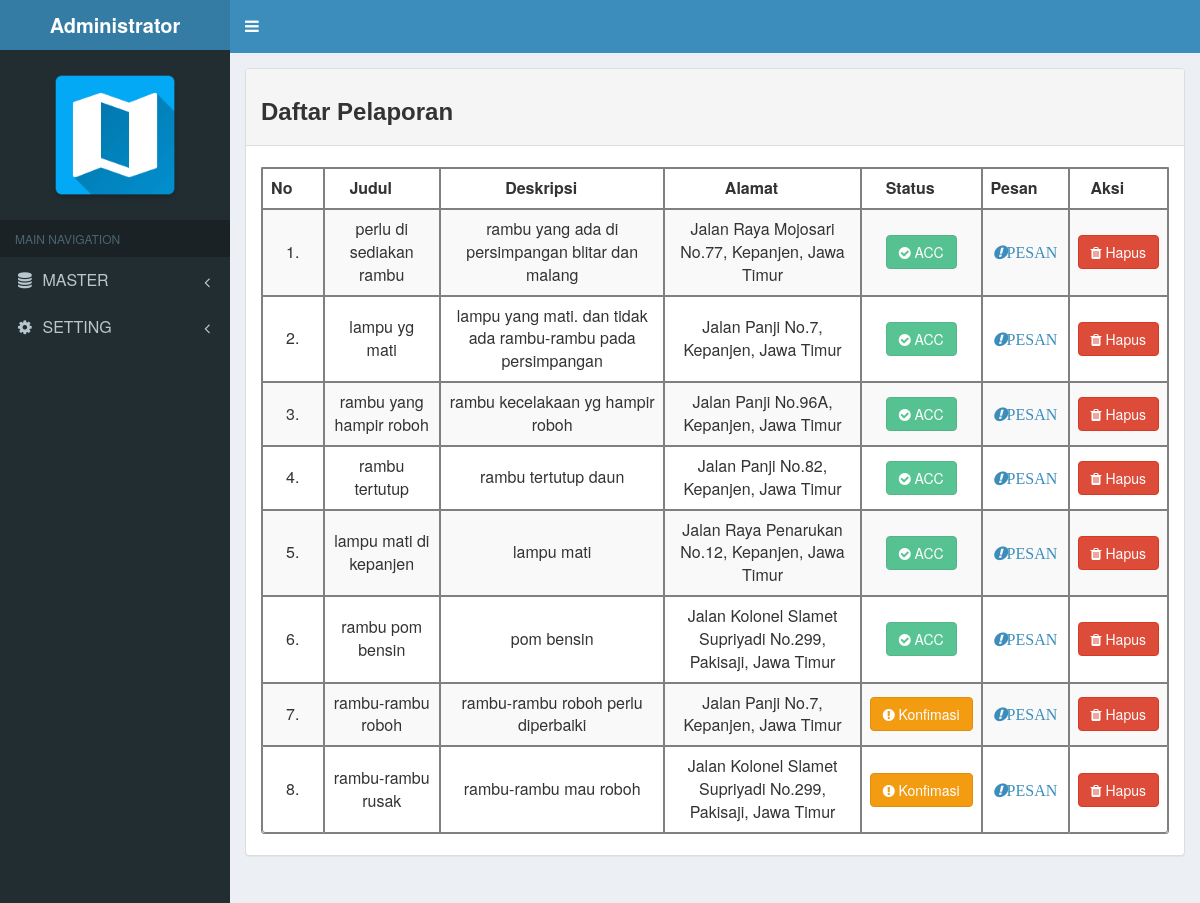
Screenshot of /Administrator/index.php?master=pelapor (signed in) with the database file from the repository.
### tables this page shows
CREATE TABLE `pelaporan` (
  `id_lapor` varchar(10) NOT NULL,
  `no_ktp` varchar(50) NOT NULL,
  `judul` varchar(50) NOT NULL,
  `deskripsi` varchar(100) NOT NULL,
  `alamat` varchar(200) NOT NULL,
  `gambar` varchar(200) NOT NULL,
  `lat` double(10,7) NOT NULL,
  `lng` double(10,7) NOT NULL,
  `status` varchar(10) NOT NULL,
  `rating_rekom` int(11) NOT NULL
);

### Administrator/Pelaporan/tampil_pelapor.php (the view, shortened to what this page needs)
<?php
include '../Config/koneksi.php';
$sql = "SELECT * FROM pelaporan";
$result=$koneksi->query($sql);
$n = 1 ;
?>
<div class="container col-md-12">
	<div class="panel panel-default">
		<div class="panel-heading">
			<h3 class="panel-tittle"><b>Daftar Pelaporan</b></h3>
		</div>
	<div class="panel-body table-responsive">
		<table id="table-data" class="table table-bordered table-striped table-hover">
			<thead>
				<th>No</th>
				<th>Judul</th>
				<th>Deskripsi</th>
				<th>Alamat</th>
				<th>Status</th>
				<th>Pesan</th>
				<th>Aksi</th>
			</thead>
			<tbody>
				<?php while ($row = $result->fetch_object()) { ?>
				<tr>
					<td><?php echo $n++."." ?></td>
					<td><?php echo $row->judul; ?></td>
					<td><?php echo $row->deskripsi; ?></td>
					<td><?php echo $row->alamat; ?></td>
					<td>
						<a href="Pelaporan/acc_proses.php?ambil_id_pelapor=<?php echo $row->id_lapor; ?>" class=" btn <?php echo (empty($row->status))?" btn-warning":" btn-success disabled"; ?> ">
							<i class="fa <?php echo (empty($row->status))?" fa-exclamation-circle":" fa-check-circle"; ?>"></i>
							<?php echo (empty($row->status))?"Konfimasi":"ACC"; ?>
						</a>
					</td>
					<td><a href="Pelaporan/kirim_pesan.php?id_lapor=<?php echo $row->id_lapor; ?>" class="fa"><i class="fa-exclamation-circle":" fa-check-circle"></i>PESAN</a></td>
					<td><a href="Pelaporan/hapus_pelapor.php?ambil_id_pelapor=<?php echo $row->id_lapor; ?>" onClick="return confirm('Data Akan Dihapus !')" class="btn btn-danger"><i class="fa fa-trash"></i> Hapus</a></td>
				</tr>
				<?php } ?>
			</tbody>
		</table>
	</div>
</div>
</div>

### Administrator/index.php (shortened to what this page needs)
<?php
include '../Config/koneksi.php';
?>
<html>
<head>
  <link rel="stylesheet" href="../assets/bootstrap/css/bootstrap.css">
  <link rel="stylesheet" href="../assets/font-awesome/css/font-awesome.min.css">
  <link rel="stylesheet" href="../assets/bootstrap/css/AdminLTE.min.css">
  <link rel="stylesheet" href="../assets/bootstrap/css/skins/_all-skins.min.css">
<link rel="stylesheet" type="text/css" href="../assets/plugins/datatables/dataTables.bootstrap.css">
</head>
<body class="hold-transition skin-blue sidebar-mini">
<div class="wrapper">
  <header class="main-header">
    <a href="index.php" class="logo">
      <span class="logo-lg"><b>Administrator</b></span>
    </a>
    <nav class="navbar navbar-static-top">
      <a href="#" class="sidebar-toggle" data-toggle="offcanvas" role="button">
      </a>
    </nav>
  </header>
  <aside class="main-sidebar">
    <section class="sidebar">
      <div class="user-panel">
        <div class="text-center">
          <img src="../assets/img/ic_launcher.png" width="150px" height="150px" >
        </div>
      </div>
      <ul class="sidebar-menu">
        <li class="header">MAIN NAVIGATION</li>
        <li class="treeview">
          <a href="#">
            <i class="fa fa-database"></i> <span>MASTER</span> <i class="fa fa-angle-left pull-right"></i>
          </a>
        </li>
        <li class="treeview">
          <a href="#">
            <i class="fa fa-cog"></i> <span>SETTING</span> <i class="fa fa-angle-left pull-right"></i>
          </a>
        </li>
      </ul>
    </section>
  </aside>
  <div class="content-wrapper">
      <section class="content">
        <div class="row">
          <?php
            if (@$_GET['master']=='member') {
                    include 'Member/tampil_member.php';
                }
            elseif (@$_GET['master']=='pelapor') {
                    include 'Pelaporan/tampil_pelapor.php';
                }
            elseif (@$_GET['master']=='maps') {
                    include 'Maps/tampil_maps.php';
                }
            else{
                    include 'beranda.php';
                }
           ?>
        </div>
      </section>
  </div>
</div>
</body>
</html>

### rows the page displays
pelaporan: judul "perlu di sediakan rambu", deskripsi "rambu yang ada di persimpangan blitar dan malang", alamat "Jalan Raya Mojosari No.77, Kepanjen, Jawa Timur", shows "ACC"
pelaporan: judul "lampu yg mati", deskripsi "lampu yang mati. dan tidak ada rambu-rambu pada persimpangan", alamat "Jalan Panji No.7, Kepanjen, Jawa Timur", shows "ACC"
pelaporan: judul "rambu yang hampir roboh", deskripsi "rambu kecelakaan yg hampir roboh", alamat "Jalan Panji No.96A, Kepanjen, Jawa Timur", shows "ACC"
pelaporan: judul "rambu tertutup", deskripsi "rambu tertutup daun", alamat "Jalan Panji No.82, Kepanjen, Jawa Timur", shows "ACC"
pelaporan: judul "lampu mati di kepanjen", deskripsi "lampu mati", alamat "Jalan Raya Penarukan No.12, Kepanjen, Jawa Timur", shows "ACC"
pelaporan: judul "rambu pom bensin", deskripsi "pom bensin", alamat "Jalan Kolonel Slamet Supriyadi No.299, Pakisaji, Jawa Timur", shows "ACC"
pelaporan: judul "rambu-rambu roboh", deskripsi "rambu-rambu roboh perlu diperbaiki", alamat "Jalan Panji No.7, Kepanjen, Jawa Timur", shows "Konfimasi"
pelaporan: judul "rambu-rambu rusak", deskripsi "rambu-rambu mau roboh", alamat "Jalan Kolonel Slamet Supriyadi No.299, Pakisaji, Jawa Timur", shows "Konfimasi"
